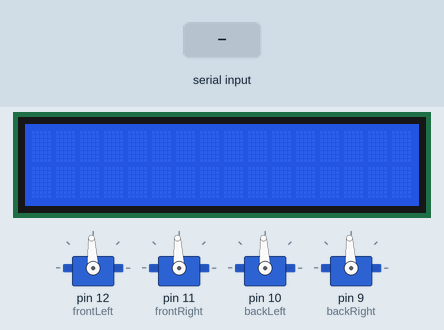
Recording of a sketch running on a simulated Arduino Uno, built with avr-gcc and run on an emulated ATmega328P. Shown: 4 × servo, 16×2 character LCD. Inputs (shaded band) come from the test bench. What the sketch prints to the serial monitor is not drawn.

Above: at 1.2 s.
1.3 s: "5\n" received over Serial
At 2.2 s:
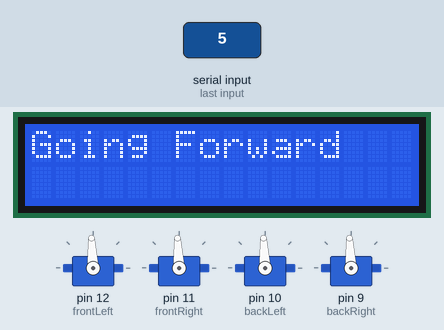
3.3 s: "2\n" received over Serial
At 5.0 s:
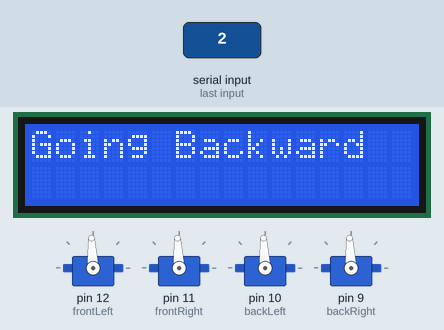
5.3 s: "1\n" received over Serial
At 6.7 s:
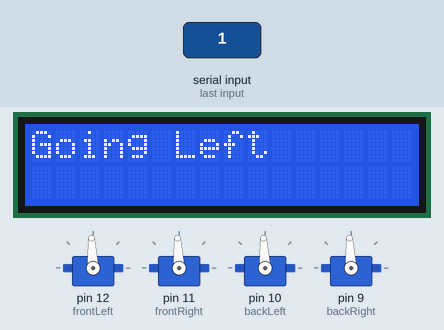
7.0 s: "3\n" received over Serial
At 8.1 s:
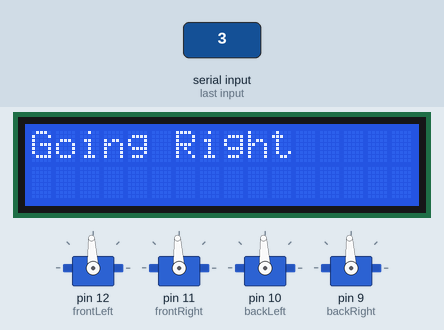
Timing chart, 0 to 9.7 s (numbered marks = the images above; inputs shaded):
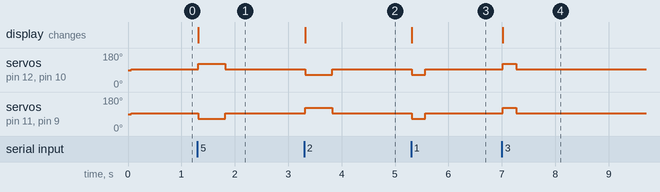

The sketch:

SerialBotTest.ino
```cpp
#include <Servo.h>
#include <LiquidCrystal_I2C.h>
Servo frontLeft;
Servo frontRight;
Servo backLeft;
Servo backRight;

LiquidCrystal_I2C lcd(0x27, 16, 2);
int echoPin = 3, trigPin = 2;
int count = 0;
int stopSec = 1450;
int FLFwd = 1800, FRFwd = 1200, BLFwd = 1800, BRFwd = 1200;
int FLBwd = 1200, FRBwd = 1800, BLBwd = 1200, BRBwd = 1800;
// FL - Fwd > 1500
// FR - Fwd < 1500
// BL - Fwd > 1500
// BR - Fwd < 1500
void setup() {
  // put your setup code here, to run once:
  frontLeft.attach(12);
  frontRight.attach(11);
  backLeft.attach(10);
  backRight.attach(9);
  pinMode(trigPin, OUTPUT);
  pinMode(echoPin, INPUT);

  lcd.init();
  lcd.backlight();

  Serial.begin(9600);
  //  frontLeft.writeMicroseconds(stopSec);
  //  frontRight.writeMicroseconds(stopSec);
  //  backLeft.writeMicroseconds(stopSec);
  //  backRight.writeMicroseconds(stopSec);
}

void loop() {
  //   put your main code here, to run repeatedly:
  //    for (int i = 700; i <= 2300; i+=100) {
  //      frontLeft.writeMicroseconds(i);
  //      Serial.println(i);
  //      delay(1000);
  //
  //
  //    }


  /*int dist = getDistance(trigPin, echoPin);
    int dist = 0;
    Serial.print("Distance: ");
    Serial.print(dist);
    Serial.println(" cm");
    lcd.clear();
    lcd.setCursor(0, 0);
    count++;
    lcd.print(count);
    lcd.setCursor(0, 1);
    lcd.print(dist);
    delay(100);
  */


  //  for (int i = 10; i > 0; i--) {
  //    lcd.clear();
  //    lcd.setCursor(0, 0);
  //    //    lcd.print("Count down");
  //    lcd.print(i);
  //    delay(250);
  //  }
  //  lcd.clear();
  //  lcd.setCursor(0,0);
  //  lcd.print("BOOOOOOOM");
  //  delay(1500);


  if (Serial.available())
  {
    int x = Serial.parseInt();

    /*
        if (x != 0) {
          lcd.clear();
          lcd.setCursor(0, 0);
          lcd.print("x = ");
          lcd.print(x);
          Serial.print("x = ");
          Serial.println(x);
          frontLeft.writeMicroseconds(x);
          frontRight.writeMicroseconds(x);
          backLeft.writeMicroseconds(x);
          backRight.writeMicroseconds(x);


        }

      }

    */


    if (x == 7) {
      for (int i = 0; i < 5; i++) {
        //          pwm.writeMicroseconds(serFL, 1800);
        //          pwm.writeMicroseconds(serFR, 900);
        //          pwm.writeMicroseconds(serBL, 1800);
        //          pwm.writeMicroseconds(serBR, 900);
        //          delay(250);
        //          pwm.writeMicroseconds(serFL, 900);
        //          pwm.writeMicroseconds(serFR, 1800);
        //          pwm.writeMicroseconds(serBL, 900);
        //          pwm.writeMicroseconds(serBR, 1800);
        //          delay(250);
      }
    }
    else if (x == 5) {
      Serial.println("forward");
      //      frontLeft.write(0)
      goForward(500);
      //      delay(500);
      //        goForwardMax(500);
      //        pwm.writeMicroseconds(serFL, 1800);
      //        pwm.writeMicroseconds(serFR, 900);
      //        pwm.writeMicroseconds(serBL, 1800);
      //        pwm.writeMicroseconds(serBR, 900);
      //        delay(500);

    }
    else if (x == 2) {
      Serial.println("backward");
      //      frontLeft.write(90);
      goBackward(500);
      //      delay(500);
      //        goBackwardMax(500);
      //        pwm.writeMicroseconds(serFL, 900);
      //
      //        pwm.writeMicroseconds(serFR, 1800);
      //        pwm.writeMicroseconds(serBL, 900);
      //        pwm.writeMicroseconds(serBR, 1800);
      //        delay(500);
    }
    else if (x == 1) {
      Serial.println("left");
      goLeft(250);
      //      delay(500);
      //        FL Fwd, BL Fwd FR bwd BR bwd
      //        pwm.writeMicroseconds(serFL, leftFwd);
      //        pwm.writeMicroseconds(serFR, rightBwd);
      //        pwm.writeMicroseconds(serBL, leftFwd);
      //        pwm.writeMicroseconds(serBR, rightBwd);
      //        delay(500);
      //        goRightMax(500);
    }
    else if (x == 3) {
      Serial.println("right");
      goRight(250);
      //        pwm.writeMicroseconds(serFL, leftBwd);
      //        pwm.writeMicroseconds(serFR, rightFwd);
      //        pwm.writeMicroseconds(serBL, leftBwd);
      //        pwm.writeMicroseconds(serBR, rightFwd);
      //        delay(500);
      //        goLeftMax(500);
    }

  }

  stopMoving();


}

void stopMoving() {
  frontLeft.write(1500);
  frontRight.write(1500);
  backLeft.write(1500);
  backRight.write(1500);
}
void goForward(int dly) {
  long t = millis();
  lcd.clear();
  lcd.setCursor(0,0);
  lcd.print("Going Forward");
  frontLeft.write(FLFwd);
  frontRight.write(FRFwd);
  backLeft.write(BLFwd);
  backRight.write(BRFwd);
  while (millis() - t < dly) {
    long tim =  millis() - t;
    Serial.print("Going Forward- ");
    Serial.println(tim);
    delay(50);
  }


}
void goBackward(int dly) {
  long t = millis();
  lcd.clear();
  lcd.setCursor(0,0);
  lcd.print("Going Backward");
  frontLeft.write(FLBwd);
  frontRight.write(FRBwd);
  backLeft.write(BLBwd);
  backRight.write(BRBwd);
  while (millis() - t < dly) {
    long tim =  millis() - t;
    Serial.print("Going Backward- ");
    Serial.println(tim);
    delay(50);
  }
}
void goRight(int dly) {
  long t = millis();
  lcd.clear();
  lcd.setCursor(0,0);
  lcd.print("Going Right");
  frontLeft.write(FLFwd);
  frontRight.write(FRBwd);
  backLeft.write(BLFwd);
  backRight.write(BRBwd);
  while (millis() - t < dly) {
    long tim =  millis() - t;
    Serial.print("Going Right- ");
    Serial.println(tim);
    delay(50);
  }
}
void goLeft(int dly) {
  long t = millis();
  lcd.clear();
  lcd.setCursor(0,0);
  lcd.print("Going Left");
  frontLeft.write(FLBwd);
  frontRight.write(FRFwd);
  backLeft.write(BLBwd);
  backRight.write(BRFwd);
  while (millis() - t < dly) {
    long tim =  millis() - t;
    Serial.print("Going Left- ");
    Serial.println(tim);
    delay(50);
  }
}


int getDistance(int tPin, int ePin) {
  long duration;
  int distance;
  digitalWrite(tPin, LOW);
  delayMicroseconds(2);
  // Sets the trigPin HIGH (ACTIVE) for 10 microseconds
  digitalWrite(tPin, HIGH);
  delayMicroseconds(10);
  digitalWrite(tPin, LOW);
  // Reads the echoPin, returns the sound wave travel time in microseconds
  duration = pulseIn(ePin, HIGH);
  // Calculating the distance
  distance = duration * 0.034 / 2;  // Speed of sound wave divided by 2 (go and back)
  return distance;
}
```

Measured:
- after the input at 1.3 s, servo on pin 12 (frontLeft), servo on pin 10 (backLeft): 93° → 122° at once, → 93° 0.50 s later; servo on pin 11 (frontRight), servo on pin 9 (backRight): 93° → 64° at once, → 93° 0.50 s later; the display: changes at once (image 1)
- after the input at 3.3 s, servo on pin 12 (frontLeft), servo on pin 10 (backLeft): 93° → 64° at once, → 93° 0.50 s later; servo on pin 11 (frontRight), servo on pin 9 (backRight): 93° → 122° at once, → 93° 0.50 s later; the display: changes at once (image 2)
- after the input at 5.3 s, servo on pin 12 (frontLeft), servo on pin 11 (frontRight), servo on pin 10 (backLeft), servo on pin 9 (backRight): 93° → 64° at once, → 93° 0.25 s later; the display: changes at once (image 3)
- after the input at 7.0 s, servo on pin 12 (frontLeft), servo on pin 11 (frontRight), servo on pin 10 (backLeft), servo on pin 9 (backRight): 93° → 122° at once, → 93° 0.25 s later; the display: changes at once (image 4)
